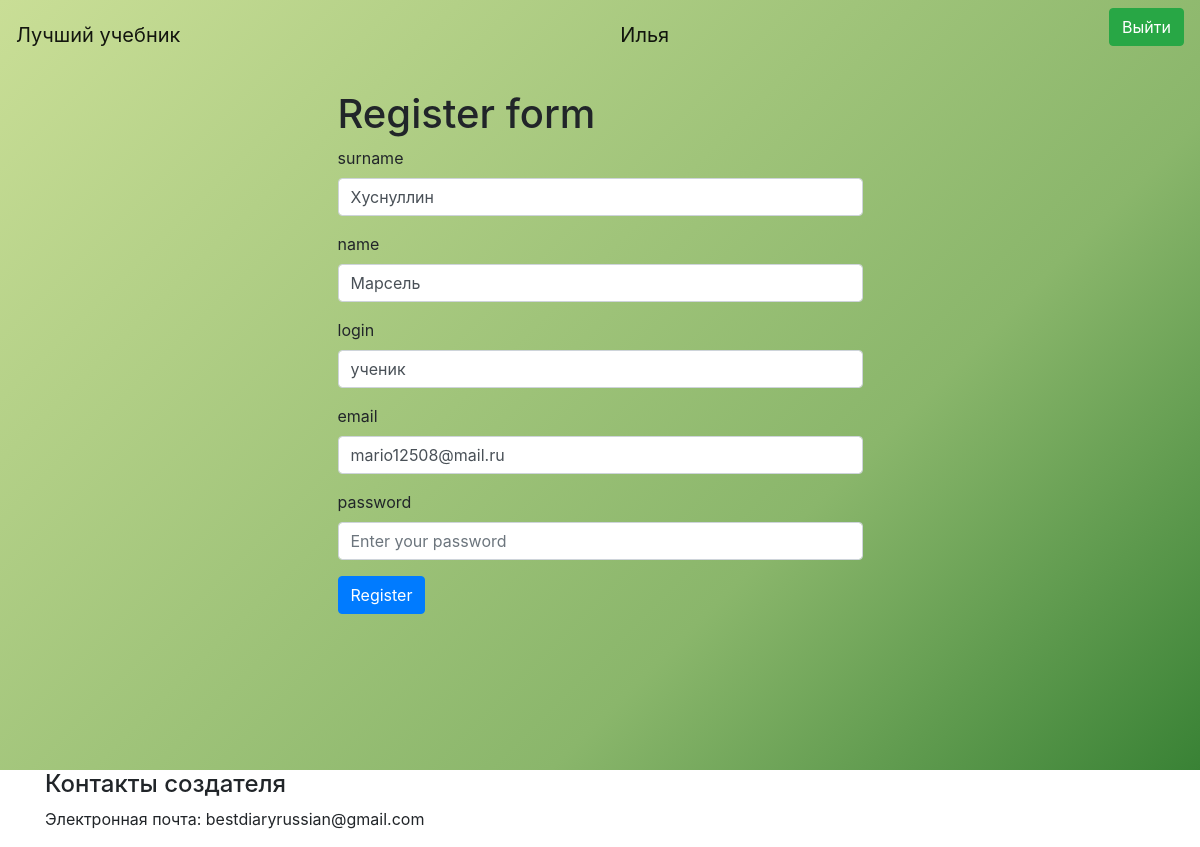
Screenshot of /newUser/9 (signed in) with the database file from the repository.
### data/users.py (models this page shows, shortened)
class User(SqlAlchemyBase, UserMixin):
    __tablename__ = 'users'
    id = sqlalchemy.Column(sqlalchemy.Integer,
                           primary_key=True, autoincrement=True)
    classId = sqlalchemy.Column(sqlalchemy.Integer, nullable=True)
    surname = sqlalchemy.Column(sqlalchemy.String, nullable=True)
    name = sqlalchemy.Column(sqlalchemy.String, nullable=True)
    login = sqlalchemy.Column(sqlalchemy.String, nullable=True)
    email = sqlalchemy.Column(sqlalchemy.String, nullable=True)
    hashed_password = sqlalchemy.Column(sqlalchemy.String, nullable=True)

### main.py (the view, shortened to what this page needs)
@app.route('/newUser/<int:id>', methods=['GET', 'POST'])
def edit_user(id):
    coc = request.cookies.get("coc", 0)
    if coc:
        us = coc.split(';')[1]
        nameUs = coc.split(';')[2]
        form = RegisterForm()
        if request.method == "GET":
            db_sess = db_session.create_session()
            user = db_sess.query(User).filter(User.id == id).first()
            if user:
                form.surname.data = user.surname
                form.name.data = user.name
                form.login.data = user.login
                form.email.data = user.email
            else:
                abort(404)
        return render_template('register.html',
                               title='Редактирование ученика',
                               form=form, us=us, nameUs=nameUs)
    else:
        return redirect('/')

### forms/user.py
class RegisterForm(FlaskForm):
    surname = StringField('surname', validators=[DataRequired()])
    name = StringField('name', validators=[DataRequired()])
    login = StringField('login', validators=[DataRequired()])
    email = EmailField('email', validators=[DataRequired()])
    password = PasswordField('password', validators=[DataRequired()])
    submit = SubmitField('Сохранить')

### data/db_session.py (called while the page is built)
def create_session() -> Session:
    global __factory
    return __factory()

### main.py (called while the page is built)
@login_manager.user_loader
def load_user(user_id):
    db_sess = db_session.create_session()
    return db_sess.query(User).get(user_id)

### templates/register.html (shortened to what this page needs)
{% extends "base.html" %}
{% block content %}
<div class="container">
    <div class="row justify-content-center">
        <div class="col-md-6">
            <h1>Register form</h1>
            <form action="" method="post">
                <div class="form-group">
                    {{ form.surname.label }}
                    {{ form.surname(class="form-control", placeholder="Enter your surname") }}
                </div>
                <div class="form-group">
                    {{ form.name.label }}
                    {{ form.name(class="form-control", placeholder="Enter your name") }}
                </div>
                <div class="form-group">
                    {{ form.login.label }}
                    {{ form.login(class="form-control", placeholder="Enter your login") }}
                </div>
                <div class="form-group">
                    {{ form.email.label }}
                    {{ form.email(class="form-control", placeholder="Enter your email", type="email") }}
                </div>
                <div class="form-group">
                    {{ form.password.label }}
                    {{ form.password(class="form-control", placeholder="Enter your password", type="password") }}
                </div>
                <button type="submit" class="btn btn-primary">Register</button>
            </form>
        </div>
    </div>
</div>
{% endblock %}

### rows the page displays
User: surname "Хуснуллин", name "Марсель", login "ученик", email "mario12508@mail.ru"

### other values shown
{{ nameUs }} "Илья"
